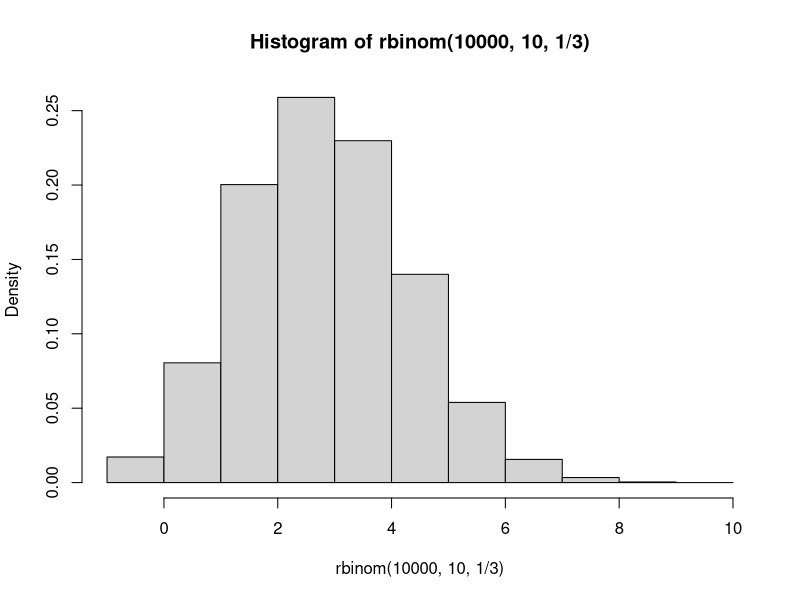
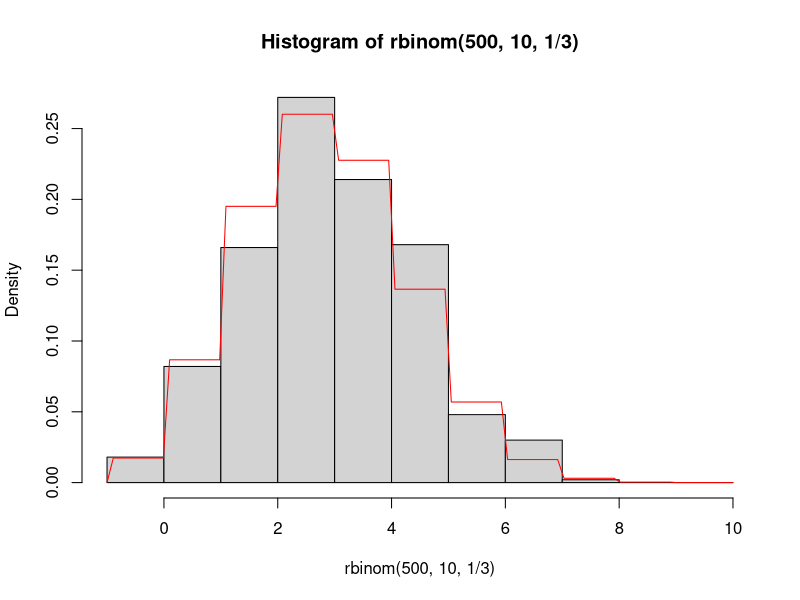

Reproduce these figures in R, in order. (Note: this script raises an error after producing the figures.)
## Tutorial 3: Probability Distributions and Control Structures
## David M. Goehring 2004
## Juliet R.C. Pulliam 2008,2009
## Steve Bellan 2010, 2012

## Meaningful Modeling of Epidemiologic Data, 2012 AIMS, Muizenberg

###################################################################### 

## By the end of this tutorial you should…

## * Feel comfortable working with probability distributions 
## * Know how to use conditional structures
## * Be warned about the dangers of loop structures in R
## * Have tried your hands at synthesizing all the new material

######################################################################
## SECTION A. Probability Distributions in R
###################################################################### 

#################### 
## Probability distributions
#################### 
## So far the calculations we have been performing have been doable on
## a modern calculator, so my assertion that R will make things easier
## for you has not seen any confirmation in experience.

## In terms of solving probability problems, R does not provide many
## tools that extend too far beyond your intuition. If you want to
## know the probability of rolling two sixes on two dice you do not
## need R to tell you that 1/6 times 1/6 is 1/36. The two exceptions
## might be the functions factorial() and choose(), which only appear
## on a minority of modern calculators and which can solve a problem
## for you once you know to reach for them. These functions are
## sufficiently self-explanatory with their help files to render a
## treatment of them here unnecessary. A third exception is
## simulation, which you will try your hand at in the Benchmark
## Questions.

## Enter probability distributions. R is able to do in a few
## milliseconds what took hours of hunting in tables not 20 years
## ago. If you understand what a probability distribution is, R will
## provide four different utilities for any such distribution, as
## follows:

## * Generating individual density values or a plot of the density function
## * Generating random numbers drawn from the distribution
## * Providing cumulative probability for points along the distribution
## * Providing points along the distribution corresponding to a cumulative probability

## Each of these is an important part of the toolkit for working with
## probability distributions.

## Making the functions meet your needs 

## The different distributions have different corresponding functions
## in R, but aside from the particulars of their arguments, they 
## consist of four functions of the same general form.
 
## We will use the binomial distribution (which, you will recall, is a
## discrete distribution) as an example for each of our four methods,
## and you should be able to extend that experience to any
## distribution you like.

## As we have seen hints of before, R can generate random numbers from
## any distribution. For discrete distributions, creating a histogram
## of a large number of these values can give a quick picture of the
## distribution. To generate random numbers from the binomial
## distribution, use rbinom():

hist(rbinom(10000, 10, 1/3), freq=FALSE, breaks=-1:10)

## The arguments of rbinom() tell it how many numbers you want to
## generate, how many trials are used to generate the distribution,
## and what the probability of a success per trial is,
## respectively. The extra arguments of hist() tell it that we want it
## to give proportions rather than counts and then how to divide up
## the data into bars.

## This is an empirical estimation of the distribution. The R function
## that calculates the probability density function of the binomial
## distribution is dbinom(), and that will give the precise
## theoretical values we may need. What is the probability of having 7
## successes on 10 trials with a probability of success of 1/3?

dbinom(7,10,1/3)

## Which is the equivalent of about 1.6% of the time. By extension, we
## can generate the complete distribution with vector input to
## dbinom(), as in

dbinom(0:10,10,1/3)

## A useful application of rbinom() and dbinom() is to plot a curve of
## the density function over the histogram of observed values. For a
## discrete distribution such as this, the “curve” will be slightly
## misleading, but we will know what it means. Generating fewer random
## numbers this time,

hist(rbinom(500,10,1/3), freq=FALSE, breaks=-1:10)

curve(dbinom(ceiling(x), 10, 1/3), add=TRUE, col="red")

## The argument ceiling(x) resolves the fact that the x-values on the
## plot are continuous, not discrete. The correction is not needed for
## continuous distributions.

## Alternatively, you may use a paired histogram for comparing
## simulations to predicted densities for discrete distributions. The
## visualization used here is less elegant for discrete distributions
## but is more easily extended to continuous distributions.

## Using dbinom() to calculate cumulative probabilities for discrete
## distributions would be tedious, and we cannot calculate the
## cumulative probabilities using the equivalent density values from a
## continuous distribution (because it requires integration). The
## solution in R is to use a function, such as pbinom() for the
## binomial distribution, that calculates the cumulative density
## function (c.d.f.), that is, the function F (which here takes
## integer values).

# F(x) = P(X <= x)

## As a quick example, what is the probability of getting 2 or less
## with our chosen binomial distribution?

pbinom(2, 10, 1/3)

## The last function we need in our probability-distribution toolkit
## is qbinom(), the R function that calculates the inverse cumulative
## density function, F-1 of the binomial distribution The c. d. f. and
## the inverse c. d. f. are related by
 
# p = F(x)
# x = F^-1(p)

## As a quick example, where is the 80% threshold in the cumulative
## probability distribution?

qbinom(.8, 10, 1/3)

## The c. d. f. and inverse c. d. f. are particularly useful when
## performing statistical tests.

## I do not know why the R language chose such counter-intuitive
## naming practices for its probability distribution functions. But
## let’s have some mnemonics:

# Function                                  Prefix    Mnemonic 
#
# random numbers from dist.          r      random
# density of distribution                  d      density
# cumulative probability                  p      probability (is output)
# inverse cumulative probability      q      qumulative (with an “inversed “c”)

## Feel free to remember them in any way you like, of course.

#################### 
## Probability distributions galore
####################
## You may not be familiar with all of these distributions, but this
## list should prove helpful for future reference. Keep in mind that
## some of these distributions are continuous and some are discrete –
## this will affect the allowed inputs of the functions.

# Beta pbeta() qbeta() dbeta() rbeta() 
# Binomial pbinom() qbinom() dbinom() rbinom() 
# Cauchy pcauchy() qcauchy() dcauchy() rcauchy()
# Chi-square pchisq() qchisq() dchisq() rchisq()
# Exponential pexp() qexp() dexp() rexp()
# F pf() qf() df() rf()
# Gamma pgamma() qgamma() dgamma() rgamma()
# Geometric pgeom() qgeom() dgeom() rgeom()
# Hypergeometric phyper() qhyper() dhyper() rhyper()
# Logistic plogis() qlogis() dlogis() rlogis() 
# Log Normal plnorm() qlnorm() dlnorm() rlnorm()
# Negative Binomial pnbinom() qnbinom() dnbinom() rnbinom()
# Normal pnorm() qnorm() dnorm() rnorm()
# Poisson ppois() qpois() dpois() rpois()
# Student t pt() qt() dt() rt()
# Uniform punif() qunif() dunif() runif()

###################################################################### 
## SECTION B. Control structures
###################################################################### 
## Now that you have gotten your proverbial feet wet by composing your
## own functions, you are ready to learn how to make your functions
## (or your scripts) more powerful by using control structures. The
## two main varieties of control structures are conditional structures
## and loop structures, but more important than what they are called
## is what they do…


## The semicolon, ";", allows you to put two or more commands
## together on a single line. The commands will be executed
## sequentially, just as if they had been written on separate lines.
## The best use of the semicolon is probably to combine lists of
## assignments into a single line, such as,

x <- 8; y <- 4; z <- 3
c(x, y, z) 

## Using the semicolon in this way will condense your code
## and make it look cleaner. In most situations, though, clarity is
## more important than compactness, so in general it is best not to
## string long lists of commands together on a single line using
## semicolons. Remember that the amount of whitespace (such as spaces,
## indentation, and empty lines) in your code will not affect its
## efficiency and that adding whitespace (and comments!) will often
## make your code easier to follow.


## Conditional structures

## “If you are under the age of 6, you cannot ride this ride.”

## “If you are available Friday night, please give me your number.”

## Needless to say, we are all familiar with conditional structures in
## casual speech, and conditional structures in R are not much
## different.

## The command ''if'' initiates a conditional structure. (Like function,
## it looks like a function, but is not a function.) What comes in
## parentheses after if is an expression of the condition that must be
## met for the remaining code to be executed. That is, it is a logical
## expression (meaning it should evaluate to TRUE or FALSE) which if
## TRUE tells R to execute the next line (or set) of code.

## A silly, but fully functional, example:

age <- 19

if(age >= 6){ can.ride <- TRUE }

can.ride

## Here we obviously know the result before we start, but in a
## (just-slightly-less silly) function, we would not:

ride.test <- function(age)
  {
    can.ride <- FALSE
    if(age >= 6){ can.ride <- TRUE }
    return(can.ride)
  }

ride.test(5)

ride.test(65)

## Note that the curly brackets, {}, play the same role as for
## conditional statements as they do for the function construct: they
## allow multi-line procedures. They can also make your code easier to
## follow, even for single-line procedures.

## As an aside, the above function can (and perhaps should) be written
## more simply as

ride.test <- function(age){ return(age >= 6) }

## The conditional structure becomes important when you want different
## functions or operations to be performed depending on some
## condition. This is something that you will often want.

## As an example, consider a function that measures central
## tendency. But while you want to avoid the influence of extremely
## large values by using the median you want to forgot it on very small
## samples, replacing it with the mean. Let us say if we have fewer
## than 10 measurements in our sample we want to resort to the mean:

central.tend <- function(x)
  {                                     
    my.answer <- median(x)
    if(length(x) < 10){my.answer <- mean(x)}
    return(my.answer)
}

central.tend(c(1,1,3))

## This last example may have raised a red flag about efficiency – I
## determined the median of the data regardless of whether this value
## will ultimately be used in my output. Here, the cost is
## exceptionally low, because that calculation will only be irrelevant
## if there are fewer than 10 items in the vector, in which case it
## took trivially long to execute. But, you can see where there might
## be a problem.

## One solution is to create separate if statements for each
## condition, such as:

# if(x < 0) #followed by what should happen if x < 0

# if(x = 0) #followed by what should happen if x = 0

# if((x > 0) & (x < 1)) # followed by what should happen if x is between 0 and 1, exclusive

# if(x >= 1)                  # followed by what should happen if x >= 1

## Note that defining conditions which are not mutually exclusive may
## make your code hard to follow and therefore render your results
## unpredictable without detailed examination.

## Another solution, particularly useful for binary (either-or) cases,
## is to use the command else, which follows the if procedure and
## gives what to do if your conditional expression evaluates to
## FALSE. If you are careful about your use of brackets, you can nest
## if and else commands to create more complicated conditional
## structures.


## There are two potential big errors that may occur in implementing a
## conditional structure. One occurs if the conditional expression
## evaluates to NA or NaN – try this out yourself:

if(Inf-Inf>0){ x <- 5 }

## To make sure that your if statements don’t abort like this, use the
## is.na() function as necessary.  The second big mistake that you can
## make is assuming that R will act on the elements of a conditional
## expression that is a vector. Try this:

if(c(T,F,F)){1+1}

## As the warning that is generated indicates, R will ignore all but
## the first element of the vector. On reflection, this makes sense
## because R wouldn’t know what to do with a vector of logical values
## – the if statement has no inputs or outputs, just a conditional
## procedure. In other words, you shouldn’t expect the if statement to
## behave like a function because it isn’t one.

#################### 
## Loop structures
#################### 
## R employs a number of common loop structures familiar to those of
## you with some programming experience. However, those of you without
## programming experience may actually have an edge here.

## The reason is that, in general, in mathematical programming it is
## much more efficient to perform what traditionally has been done
## with programming loops using vector calculations. You have already
## seen the basic methods used to replace loop structures, such as the
## sapply() function.

######################################################################
######################################################################

## This concludes Tutorial III. The benchmark questions should help
## solidify your understanding of the material.

## The probability-distribution section of this tutorial was aided by
## information available at
## http://www.stat.umn.edu/geyer/5102/examp/rlook.html.


###################################################################### 
## SECTION C. Benchmark Questions
###################################################################### 

#################### 
## 1. The standard medication used to treat some disease is known to
## produce a severe side effect on 20% of the patients treated. A
## pharmaceutical company develops a new drug to treat the disease and
## tests it on 9 patients. There are no side effects observed in these
## patients. 

## a. What is the probability of treating 9 patients without side
## effects using the standard medication?

## b. Generate a plot of the probability of observing no side effects
## in patients receiving treatment, as a function of the number of
## patients in the study, assuming the new drug causes the severe side
## effect with the same probability as the old.

## c. Add a horizontal red line at p = 0.025, visually depicting the
## number of patients minimally required for a study to show that the
## new medication produces side effects in fewer patients than the
## standard treatment (traditional statistical significance).

#################### 

#################### 
## 2. Re-do the suite of calculations and plots found in the Tutorial
## using the Poisson distribution (with lambda = 3) rather than the
## binomial distribution. (Hint: Make sure the histogram has an
## appropriate range with breaks.)
####################
